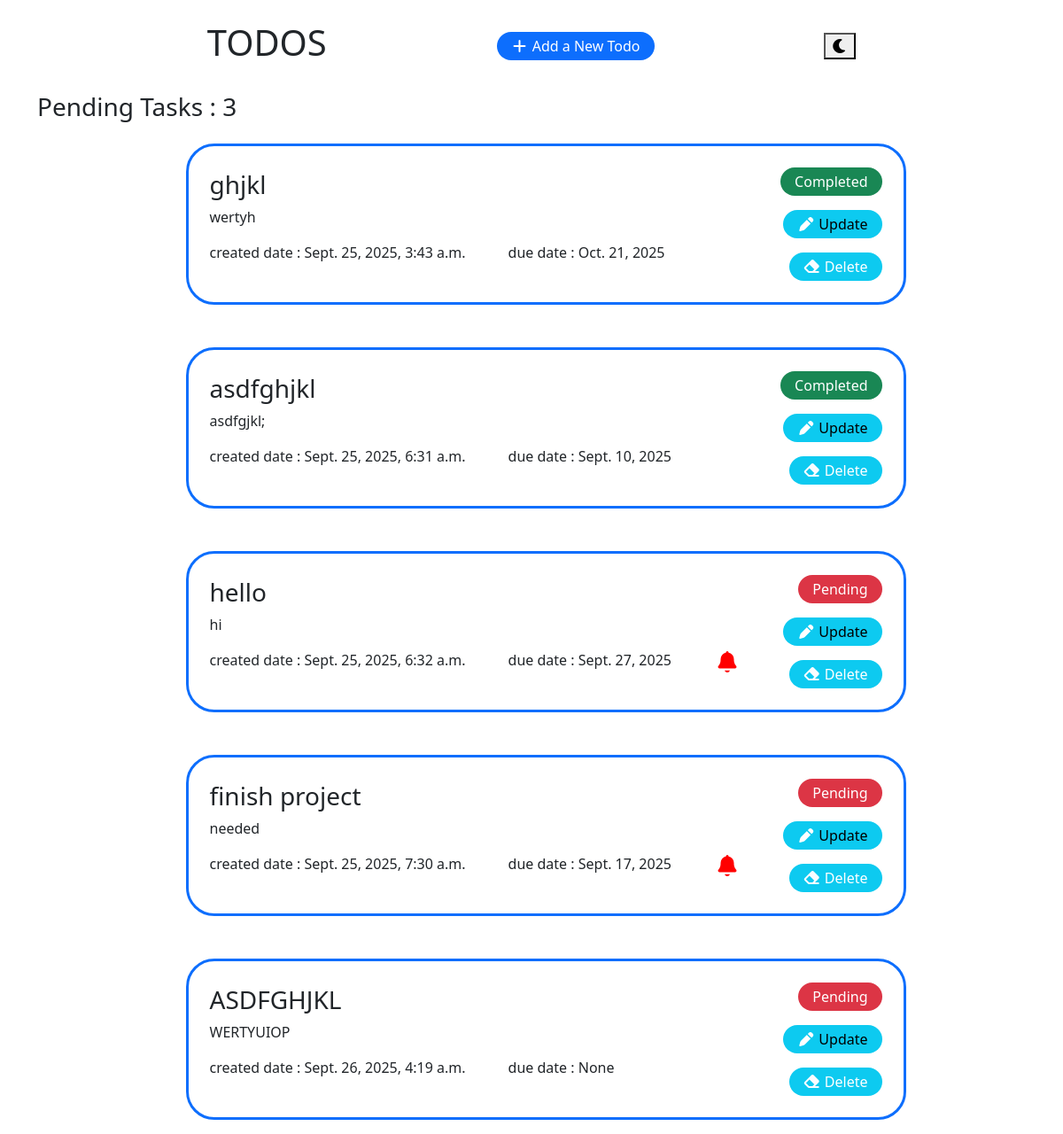
The app's page /, older data.
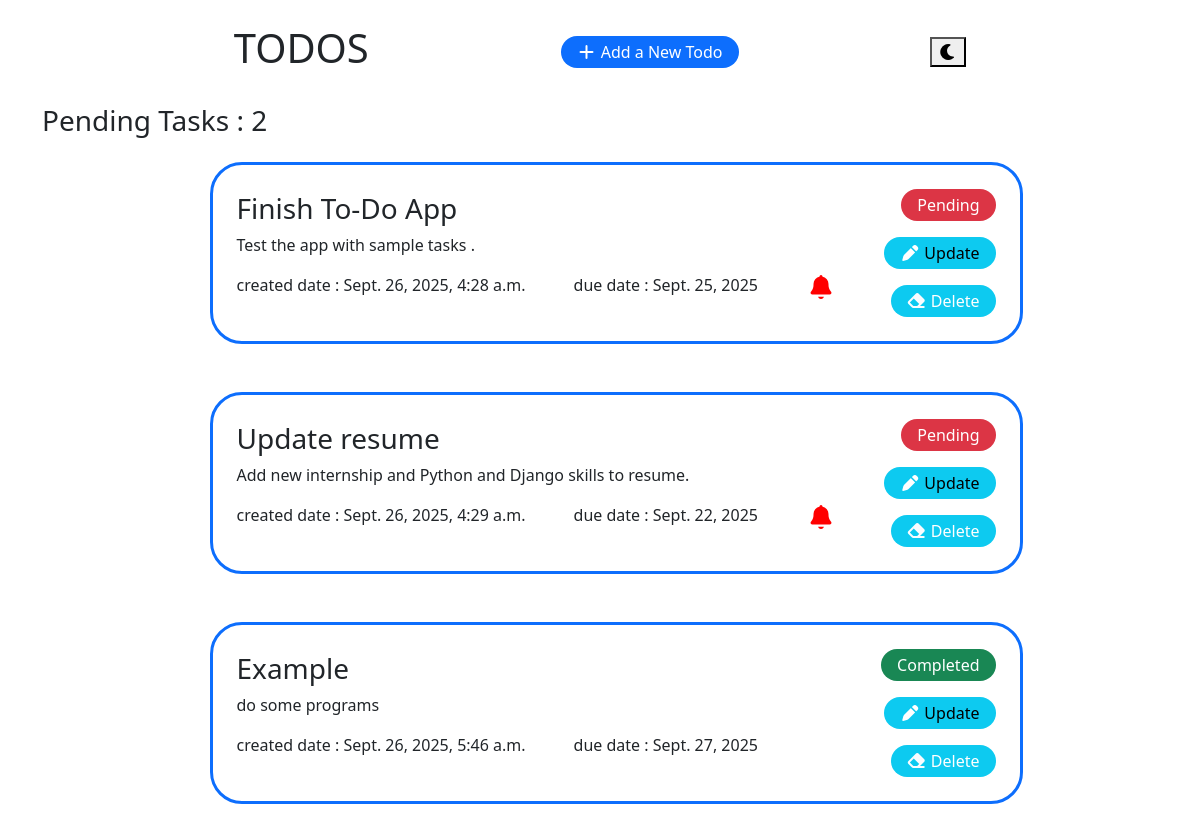
The same page, newer data.
### todos/models.py (models this page shows, shortened)
class Events(models.Model):
    task = models.CharField(max_length=225)
    description = models.CharField(max_length=200)
    created_date = models.DateTimeField(default=timezone.now)
    due_date = models.DateField(null=True,blank=True)
    task_status = models.BooleanField(default=False)

### todos/views.py (the view)
# urls.py: 2. Add a URL to urlpatterns:  path('', views.home, name='home')
def home(request):
    display_todos = Events.objects.all().values()
    false = Events.objects.all().filter(task_status = False).count()
    today = date.today()
    return render(request,'index.html',{'todo_events':display_todos,
                                        'false':false,
                                        'today':today})

### todos/templates/index.html (shortened to what this page needs)
{% extends 'master.html' %}
{% block content %}
<body class="container">
    <div class="d-flex align-items-center justify-content-evenly mb-4 mt-4">
            <h1>TODOS</h1>
            <a href="{% url 'add' %}"><button class="bg-primary p-3 rounded-5 border-0 text-white pt-1 pb-1"><i class="fa-solid fa-plus" style="color: #ffffff;"></i> Add a New Todo</button></a>
             <button id="theme-toggle"></button>
        </div>
    <h3 class="mb-4">Pending Tasks : {{false}}</h3>
    <ul id="items-list" class="moveable">
        <div>
            <div id="todo-list" class="d-flex align-items-center flex-column gap-5" >
                {% for x in todo_events %}
                    <li class="todo-item d-flex align-items-center justify-content-between border  rounded-5 border-3 border-primary p-4 w-75" draggable="true" ondragstart="dragit(event)" ondragover="dragover(event)">
                        <div>
                            <h3>{{x.task}}</h3>
                            <p>{{x.description}}</p>
                            <div class="d-flex gap-5">
                                <p>created date : {{x.created_date}}</p>
                                <p>due date : {{x.due_date}}</p>
                                {% if x.due_date < today and not x.task_status %}
                                    <h4><i class="fa-solid fa-bell" style="color: #ff0000;"></i></h4>
                                {% endif %}
                            </div>
                        </div>
                        <div class="d-flex flex-column align-items-end gap-3">
                            {% if x.task_status %}
                                <button class="bg-success p-3 rounded-5 border-0 text-white pt-1 pb-1">Completed</button>
                            {% else %}
                                <button class="bg-danger p-3 rounded-5 border-0 text-white pt-1 pb-1">Pending</button>
                            {% endif %}
                            <a href="{% url 'update_todo' x.id %}"><button class="bg-info p-3 rounded-5 border-0 text- hite pt-1 pb-1"><i class="fa-solid fa-pen" style="color: #ffffff;"></i>  Update</button></a>
                            <a href="{% url 'delete' x.id %}"><button class="bg-info p-3 rounded-5 border-0 text-white pt-1 pb-1"><i class="fa-solid fa-eraser" style="color: #fafcff;"></i>  Delete</button></a>
                        </div>
                    </li>
                {% endfor %}
            </div>
        </div>
    </ul>
</body>
{% endblock %}

### todos/templates/master.html (shortened to what this page needs)
<!DOCTYPE html>
<html lang="en">
<head>
    <link href="https://cdn.jsdelivr.net/npm/bootstrap@5.3.2/dist/css/bootstrap.min.css" rel="stylesheet">
    <link rel="stylesheet" href="https://cdnjs.cloudflare.com/ajax/libs/font-awesome/7.0.1/css/all.min.css" />
</head>
<body>
    {% block content%}{% endblock %}
</body>
</html>

Row changes from the older to the newer data that the page shows:
removed Events: task "ghjkl", description "wertyh", created_date "Sept. 25, 2025, 3:43 a.m.", due_date "Oct. 21, 2025", task_status "Completed"
removed Events: task "asdfghjkl", description "asdfgjkl;", created_date "Sept. 25, 2025, 6:31 a.m.", due_date "Sept. 10, 2025", task_status "Completed"
removed Events: task "hello", description "hi", created_date "Sept. 25, 2025, 6:32 a.m.", due_date "Sept. 27, 2025", task_status "Pending"
removed Events: task "finish project", description "needed", created_date "Sept. 25, 2025, 7:30 a.m.", due_date "Sept. 17, 2025", task_status "Pending"
removed Events: task "ASDFGHJKL", description "WERTYUIOP", created_date "Sept. 26, 2025, 4:19 a.m.", due_date "None", task_status "Pending"
added Events: task "Finish To-Do App", description "Test the app with sample tasks .", created_date "Sept. 26, 2025, 4:28 a.m.", due_date "Sept. 25, 2025", task_status "Pending"
added Events: task "Update resume", description "Add new internship and Python and Django skills to resume.", created_date "Sept. 26, 2025, 4:29 a.m.", due_date "Sept. 22, 2025", task_status "Pending"
added Events: task "Example", description "do some programs", created_date "Sept. 26, 2025, 5:46 a.m.", due_date "Sept. 27, 2025", task_status "Completed"
Text that changed along with them:
{{ false }}: "3" → "2"
